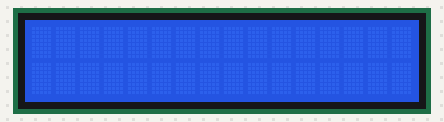
A sketch run on a simulated Arduino Uno, built with avr-gcc and run on an emulated ATmega328P. Parts: 16×2 character LCD.

Above: at 0.1 s.
At 0.6 s:
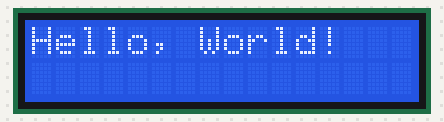

The sketch:

HelloWorld.ino
```cpp
#include <LiquidCrystal.h>

/* initialise the library by associating any needed LCD interface pin
with the arduino pin number it is connected to */

const int rs = 12, en = 11, d4 = 5, d5 = 4, d6 = 3, d7 = 2;
LiquidCrystal lcd(rs, en, d4, d5, d6, d7);

void setup() {
  lcd.begin(16, 2);           // set up the LCD's number of columns and rows:
  lcd.print("Hello, World!"); // Print a message to the LCD.
}

void loop() {
  lcd.noDisplay();  // Turn off the display:
  delay(500);
  lcd.display();    // Turn on the display:
  delay(500);
}
```

Measured:
- what the display in image 1 shows lasts 0.5 s, from 0.6 s to 1.1 s
